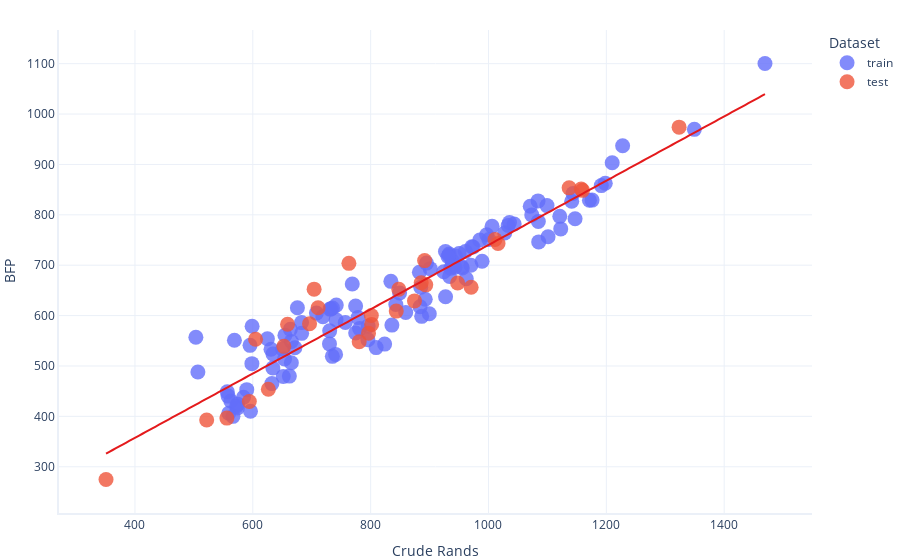

This figure's notebook cell:
### Code cell
# concatenate training and test so they can be graphed
plot_set = pd.concat([train,test])
plot_set["Dataset"] = ["train"] * len(train) + ["test"] * len(test)

# Create graph
graphing.scatter_2D(plot_set, "Crude_Rands", "BFP",  "Dataset", trendline = lambda x: model.params[1] * x + model.params[0])
